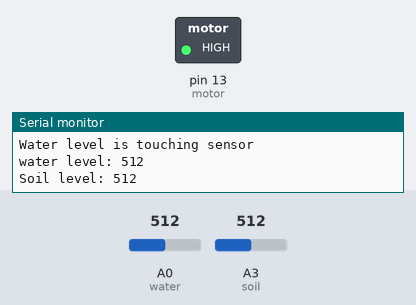
A sketch run on a simulated Arduino Uno, built with avr-gcc and run on an emulated ATmega328P. On the bench: switched loads named in the sketch (green lamp = pin HIGH), the last lines printed to the serial monitor. Inputs (shaded band) come from the test bench; at power-on: A3 (soil) = 512, A0 (water) = 512.

Above: at 2.8 s.
2.9 s: A3 (soil) set to 934
5.6 s: A3 (soil) set to 964
At 6.5 s:
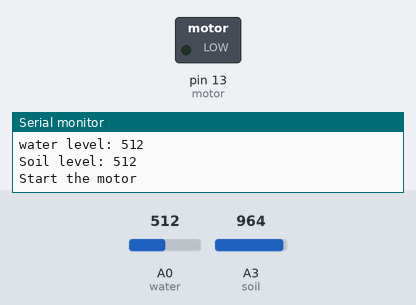
8.3 s: A3 (soil) set to 940
At 11.2 s:
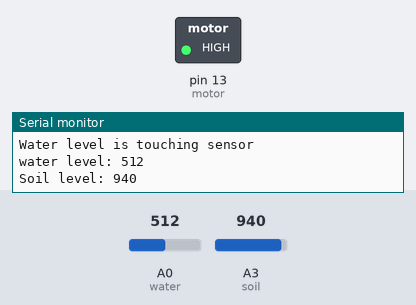
11.5 s: A3 (soil) set to 960
At 12.8 s:
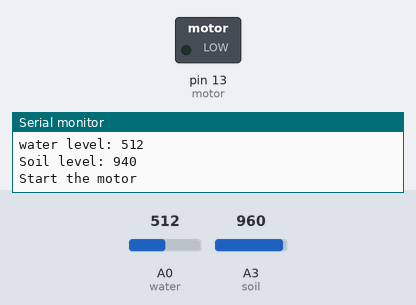
Timing chart, 0 to 14.5 s (numbered marks = the images above; inputs shaded):
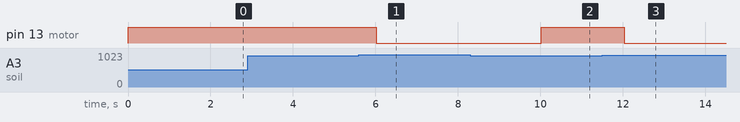

Measured:
- the behaviour switches between 949 and 950 on A3 (soil) (found by bisection; images 0 and 1)
- after the input at 2.9 s, every drawn part: stays the same
- after the input at 5.6 s, pin 13 (motor): HIGH → LOW after 0.42 s
- after the input at 8.3 s, pin 13 (motor): LOW → HIGH after 1.7 s
- after the input at 11.5 s, pin 13 (motor): HIGH → LOW after 0.53 s

The sketch:

irrigation.ino
```cpp
 int motor=13;
 int water=A0;
 int soil=A3;
 int old_status = 0, new_status = 1;
 void setup()
 {
  pinMode(motor,OUTPUT);
  Serial.begin(9600);
  }
 void loop()
 {
  int w=analogRead(water);
  int s=analogRead(soil);
  if(w<400 || s<950)
  {
    new_status = 1;
    if(old_status != new_status)
    {
      Serial.end();
      Serial.begin(9600);
      digitalWrite(motor,HIGH);
      Serial.print("Stop the motor\nWater level is touching sensor\n");
      Serial.print("water level: ");
      Serial.print(w);
      Serial.print("\n");
      Serial.print("Soil level: ");
      Serial.print(s);
      Serial.print("\n");
    }
  }
  else if(w<160 || s<360)
  {
    new_status = 2;
    if(old_status != new_status)
    {
      Serial.end();
      Serial.begin(9600);
      digitalWrite(motor,HIGH);
      Serial.print("Stop the motor\nWater is about to overflow\n");
      Serial.print("water level: ");
      Serial.print(w);
      Serial.print("\n");
      Serial.print("Soil level: ");
      Serial.print(s);
      Serial.print("\n");
    }
  }
  else
  {
    new_status = 3;
    if(old_status != new_status)
    {
      digitalWrite(motor,LOW);
      Serial.end();
      Serial.begin(9600);
      Serial.print("Start the motor\n");
    }
  }
  old_status = new_status;

  delay(2000);

 }
```
